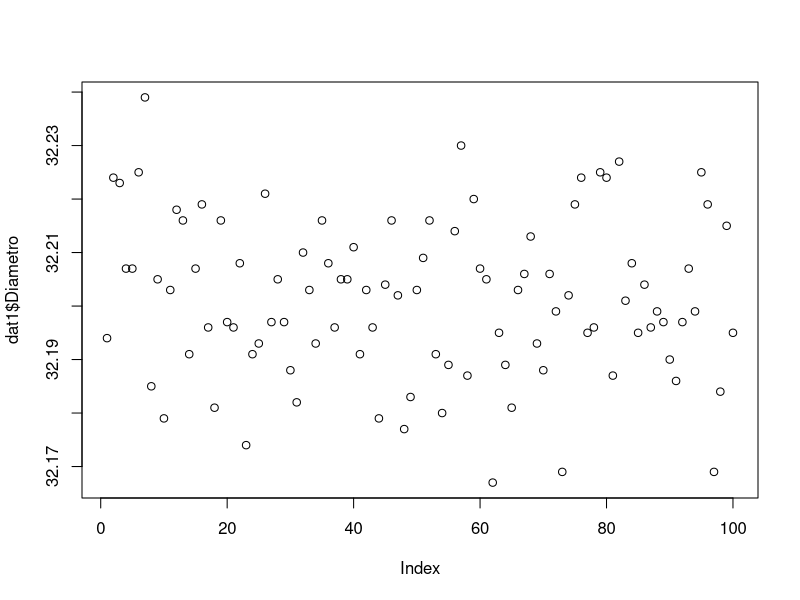
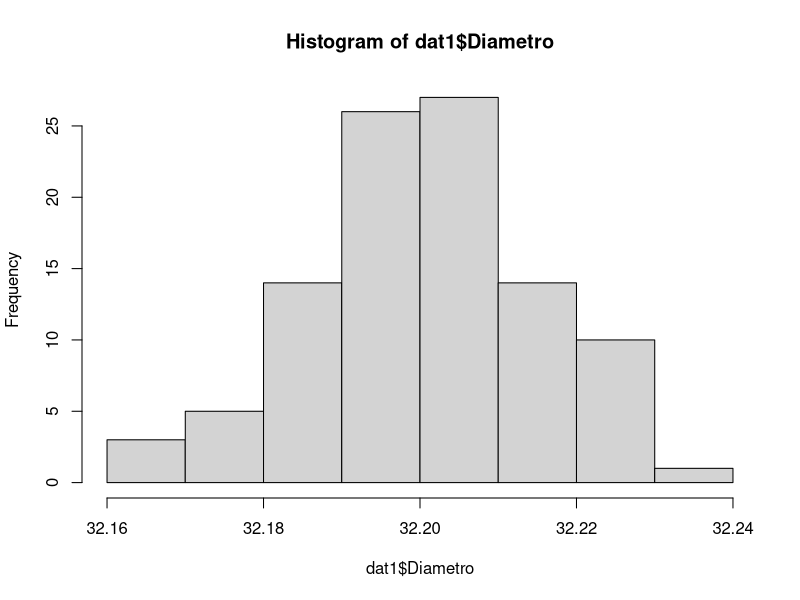
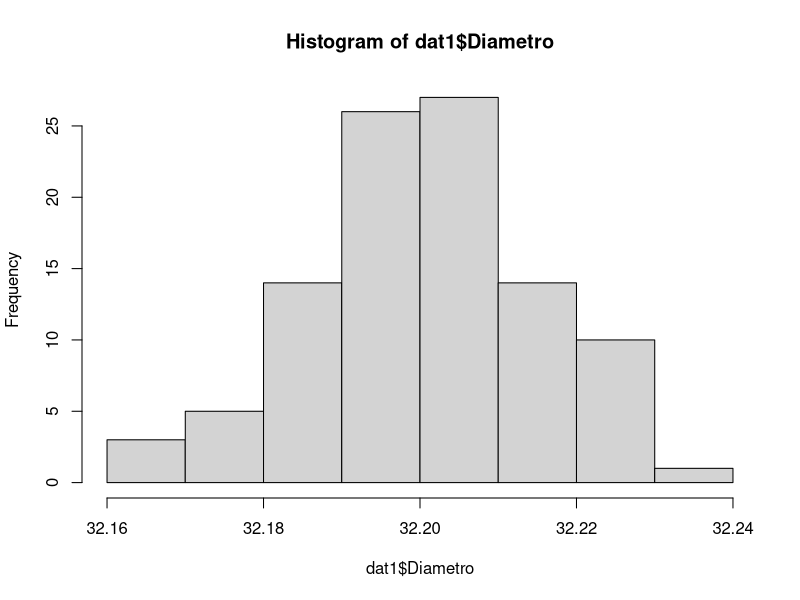
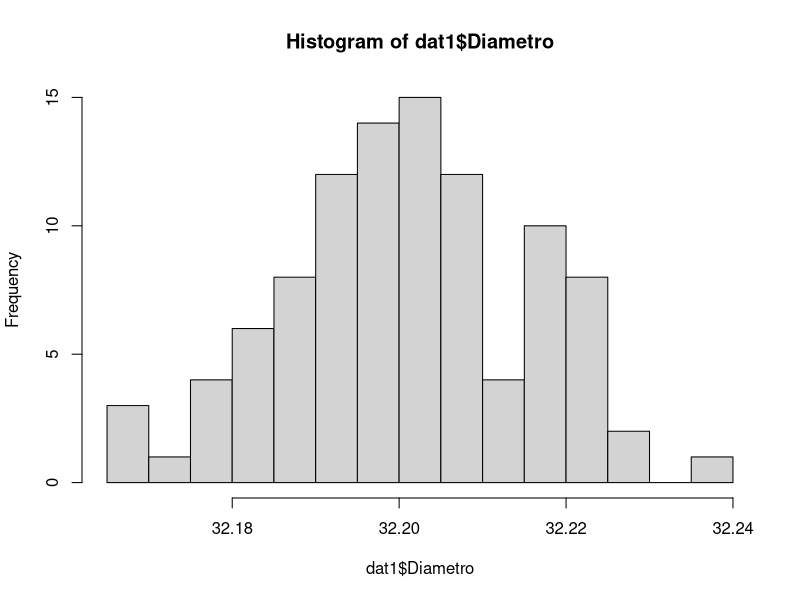
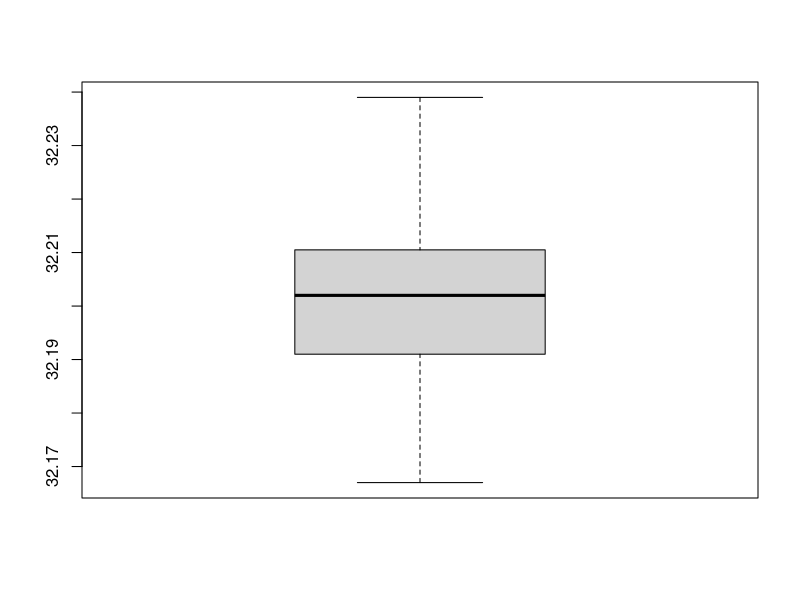
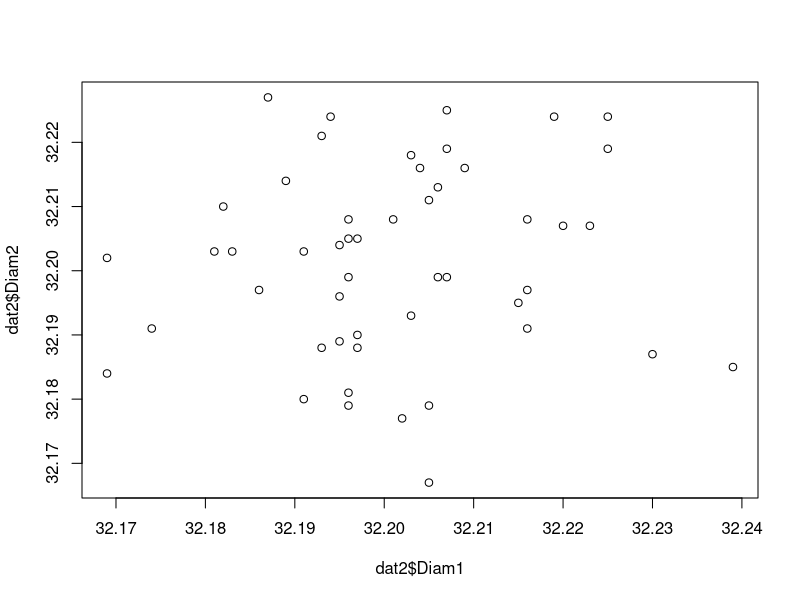
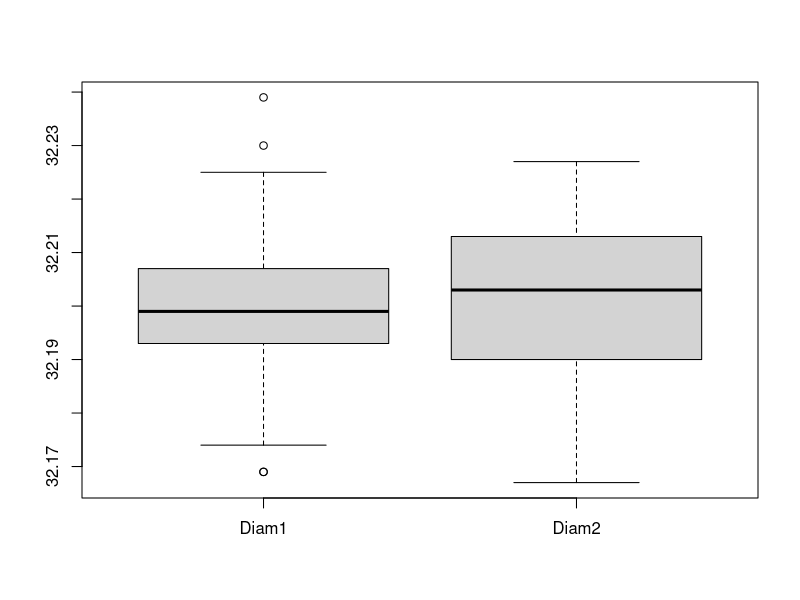
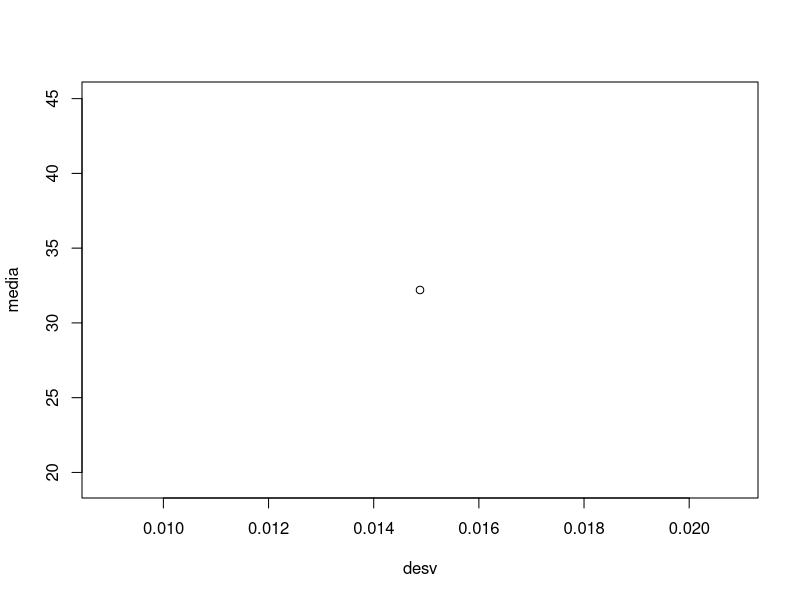

Write the R code that produced these figures, in order.
dat1 <- read.csv("datosLBD/data01.dat", comment = "#", sep = "")
dat2 <- read.csv("datosLBD/data02.dat", comment = "#", sep = "")

# summary: Recuento de los valores
# Min, Max, 1st Quartil, Mediana, 3er Quartil, Media
summary(dat1)
summary(dat2)

# Media:
mean(dat1$Diametro)
mean(dat2$Diam1)
mean(dat2$Diam2)

# Mediana:
median(dat2$Diam1)

# Quantiles (El del 50% es la mediana)
quantile(dat1$Diametro)
# Para pedir el p99
quantile(dat1$Diametro, p=c(0.576, 0.99))

# 
summary(dat1)

# Varianza: Media de las distancias de los datos a la media, al cuadrado
var(dat1$Diametro)

# Desviacion Estandar
sd(dat1$Diametro)

sd(dat1$Diametro) ^ 2 # Idem varianza

# Rango interquartilico
IQR(dat1$Diametro)

quantile(dat1$Diametro, 0.75) - quantile(dat1$Diametro, 0.25)

# Plot
plot(dat1$Diametro)

# Histograma
hist(dat1$Diametro)

histoMio <- hist(dat1$Diametro)

histoMio <- hist(dat1$Diametro, breaks = 20)

# Boxplot
boxMio <- boxplot(dat1$Diametro)


###### Dat2

plot(dat2$Diam1, dat2$Diam2)

# Covarianza
cov(dat2)
var(dat2$Diam1)

# Coeficiente de Correlacion
# Se define a partir de la covarianza dividiendo por las desviaciones tipicas
cor(dat2)

boxplot(dat2)


media <- mean(dat2$Diam1)

desv <- sd(dat2$Diam1)

plot(media ~ desv, data = dat2)
abline(v=c(media-desv, media, media+desv), col=2)
abline(v=median(dat2$Diam1), col=3)
